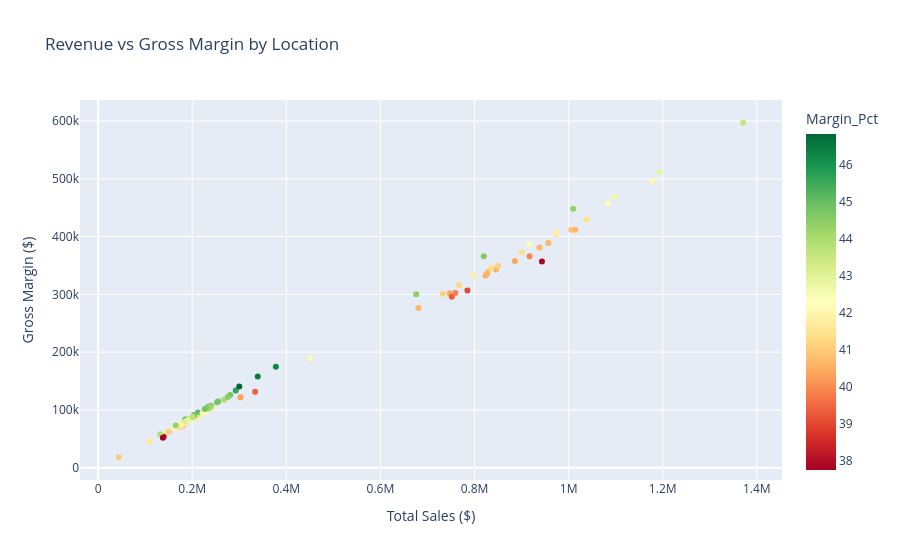

Source (notebook cell):
### Code cell
fig = px.scatter(loc_summary, x='Total_Sales', y='Total_Margin',
                 hover_data=['LocationID', 'Margin_Pct'],
                 title='Revenue vs Gross Margin by Location',
                 labels={'Total_Sales': 'Total Sales ($)', 'Total_Margin': 'Gross Margin ($)'},
                 color='Margin_Pct',
                 color_continuous_scale='RdYlGn')
fig.show()
